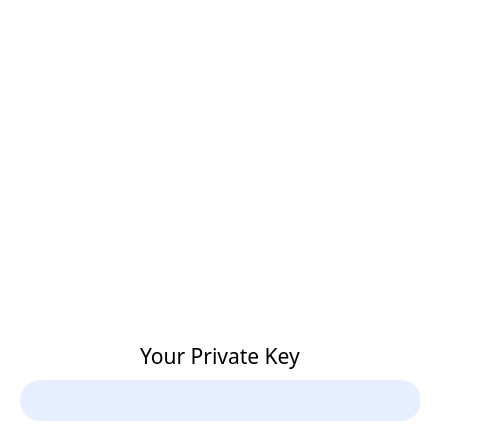
<?xml version="1.0" encoding="UTF-8"?>
<ui version="4.0">
 <class>PriKeyForm</class>
 <widget class="QWidget" name="PriKeyForm">
  <property name="geometry">
   <rect>
    <x>0</x>
    <y>0</y>
    <width>487</width>
    <height>446</height>
   </rect>
  </property>
  <property name="windowTitle">
   <string>Form</string>
  </property>
  <property name="styleSheet">
   <string notr="true">background-color: rgb(255, 255, 255);</string>
  </property>
  <widget class="QLabel" name="label_8">
   <property name="geometry">
    <rect>
     <x>140</x>
     <y>340</y>
     <width>211</width>
     <height>31</height>
    </rect>
   </property>
   <property name="font">
    <font>
     <family>微软雅黑</family>
     <pointsize>16</pointsize>
    </font>
   </property>
   <property name="text">
    <string>Your Private Key</string>
   </property>
  </widget>
  <widget class="QLabel" name="label">
   <property name="geometry">
    <rect>
     <x>110</x>
     <y>80</y>
     <width>251</width>
     <height>231</height>
    </rect>
   </property>
   <property name="styleSheet">
    <string notr="true">background-color: rgb(255, 255, 255);</string>
   </property>
   <property name="text">
    <string/>
   </property>
   <property name="scaledContents">
    <bool>true</bool>
   </property>
  </widget>
  <widget class="QLineEdit" name="lineEdit_8">
   <property name="geometry">
    <rect>
     <x>20</x>
     <y>380</y>
     <width>401</width>
     <height>41</height>
    </rect>
   </property>
   <property name="font">
    <font>
     <family>微软雅黑</family>
     <pointsize>11</pointsize>
    </font>
   </property>
   <property name="styleSheet">
    <string notr="true">border:0px;
border-radius:20px;

background-color: rgb(230, 238, 255);</string>
   </property>
   <property name="text">
    <string/>
   </property>
  </widget>
  <widget class="QPushButton" name="closeenterpsw">
   <property name="geometry">
    <rect>
     <x>450</x>
     <y>0</y>
     <width>41</width>
     <height>31</height>
    </rect>
   </property>
   <property name="focusPolicy">
    <enum>Qt::NoFocus</enum>
   </property>
   <property name="styleSheet">
    <string notr="true">border:0px;</string>
   </property>
   <property name="text">
    <string/>
   </property>
   <property name="icon">
    <iconset resource="pic.qrc">
     <normaloff>:/pic/close.png</normaloff>:/pic/close.png</iconset>
   </property>
   <property name="flat">
    <bool>true</bool>
   </property>
  </widget>
  <widget class="QPushButton" name="pushButton_35">
   <property name="geometry">
    <rect>
     <x>420</x>
     <y>380</y>
     <width>41</width>
     <height>41</height>
    </rect>
   </property>
   <property name="cursor">
    <cursorShape>PointingHandCursor</cursorShape>
   </property>
   <property name="focusPolicy">
    <enum>Qt::NoFocus</enum>
   </property>
   <property name="autoFillBackground">
    <bool>false</bool>
   </property>
   <property name="styleSheet">
    <string notr="true">border:0px;</string>
   </property>
   <property name="text">
    <string/>
   </property>
   <property name="icon">
    <iconset resource="pic.qrc">
     <normaloff>:/pic/purplecopy.png</normaloff>:/pic/purplecopy.png</iconset>
   </property>
   <property name="iconSize">
    <size>
     <width>77</width>
     <height>77</height>
    </size>
   </property>
   <property name="autoDefault">
    <bool>false</bool>
   </property>
   <property name="flat">
    <bool>true</bool>
   </property>
  </widget>
 </widget>
 <resources>
  <include location="pic.qrc"/>
 </resources>
 <connections/>
</ui>
